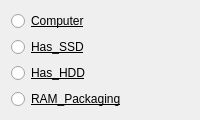
                 <widget class="QWidget" name="tabComputer">
                  <attribute name="title">
                   <string>Computer</string>
                  </attribute>
                  <layout class="QVBoxLayout" name="verticalLayout_5">
                   <item>
                    <widget class="QRadioButton" name="radioButtonCheck2Computer">
                     <property name="font">
                      <font>
                       <underline>true</underline>
                      </font>
                     </property>
                     <property name="text">
                      <string>Computer</string>
                     </property>
                    </widget>
                   </item>
                   <item>
                    <widget class="QRadioButton" name="radioButtonCheck2HasSSD">
                     <property name="font">
                      <font>
                       <underline>true</underline>
                      </font>
                     </property>
                     <property name="text">
                      <string>Has_SSD</string>
                     </property>
                    </widget>
                   </item>
                   <item>
                    <widget class="QRadioButton" name="radioButtonCheck2HasHDD">
                     <property name="font">
                      <font>
                       <underline>true</underline>
                      </font>
                     </property>
                     <property name="text">
                      <string>Has_HDD</string>
                     </property>
                    </widget>
                   </item>
                   <item>
                    <widget class="QRadioButton" name="radioButtonCheck2RAMPackaging">
                     <property name="font">
                      <font>
                       <underline>true</underline>
                      </font>
                     </property>
                     <property name="text">
                      <string>RAM_Packaging</string>
                     </property>
                    </widget>
                   </item>
                  </layout>
                 </widget>
